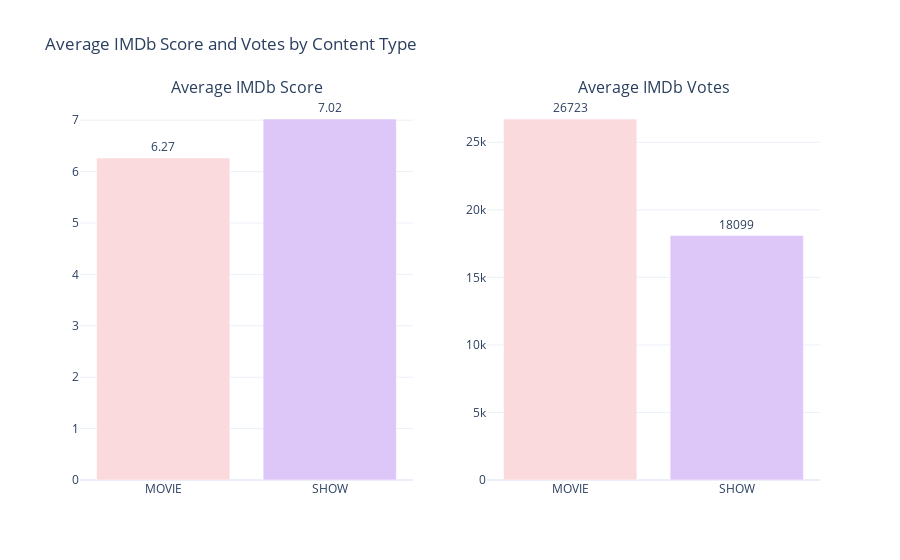

Write notebook code for a chart like this one.
### Code cell
avg_metrics = df.groupby("type", as_index=False).agg(
    imdb_score=('imdb_score','mean'),
    imdb_votes=('imdb_votes','mean')
)

fig = make_subplots(rows=1, cols=2, subplot_titles=("Average IMDb Score", "Average IMDb Votes"))

fig.add_trace(
    go.Bar(
        x=avg_metrics["type"],
        y=avg_metrics["imdb_score"],
        marker_color=[palette[t] for t in avg_metrics["type"]],
        text=avg_metrics["imdb_score"].round(2),
        textposition="outside"
    ),
    row=1, col=1
)

fig.add_trace(
    go.Bar(
        x=avg_metrics["type"],
        y=avg_metrics["imdb_votes"],
        marker_color=[palette[t] for t in avg_metrics["type"]],
        text=avg_metrics["imdb_votes"].round(0),
        textposition="outside"
    ),
    row=1, col=2
)

fig.update_layout(template="plotly_white", title_text="Average IMDb Score and Votes by Content Type", showlegend=False)
fig.show()

### Figure 1 — Plotly figure (JSON) as saved in the notebook; plotly's stock layout.template omitted (floating-point values rounded to 4 significant figures)
{"data": [{"marker": {"color": ["#FADADD", "#DCC7F8"]}, "text": [6.27, 7.02], "textposition": "outside", "type": "bar", "x": ["MOVIE", "SHOW"], "xaxis": "x", "y": [6.266, 7.023], "yaxis": "y"}, {"marker": {"color": ["#FADADD", "#DCC7F8"]}, "text": [26720.0, 18100.0], "textposition": "outside", "type": "bar", "x": ["MOVIE", "SHOW"], "xaxis": "x2", "y": [26720.0, 18100.0], "yaxis": "y2"}], "layout": {"annotations": [{"font": {"size": 16}, "showarrow": false, "text": "Average IMDb Score", "x": 0.225, "xanchor": "center", "xref": "paper", "y": 1, "yanchor": "bottom", "yref": "paper"}, {"font": {"size": 16}, "showarrow": false, "text": "Average IMDb Votes", "x": 0.775, "xanchor": "center", "xref": "paper", "y": 1, "yanchor": "bottom", "yref": "paper"}], "showlegend": false, "title": {"text": "Average IMDb Score and Votes by Content Type"}, "xaxis": {"anchor": "y", "domain": [0, 0.45]}, "xaxis2": {"anchor": "y2", "domain": [0.55, 1]}, "yaxis": {"anchor": "x", "domain": [0, 1]}, "yaxis2": {"anchor": "x2", "domain": [0, 1]}}}
